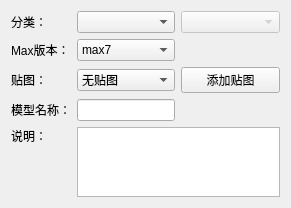
  <widget class="QWidget" name="gridLayoutWidget">
   <property name="geometry">
    <rect>
     <x>10</x>
     <y>30</y>
     <width>291</width>
     <height>201</height>
    </rect>
   </property>
   <layout class="QGridLayout" name="gridLayout">
    <item row="1" column="1">
     <widget class="QLabel" name="label_3">
      <property name="text">
       <string>分类：</string>
      </property>
     </widget>
    </item>
    <item row="1" column="2">
     <widget class="ModelTypeComboBox" name="comboBox_modelType">
      <property name="modelColumn">
       <number>0</number>
      </property>
     </widget>
    </item>
    <item row="2" column="1">
     <widget class="QLabel" name="label_4">
      <property name="text">
       <string>Max版本：</string>
      </property>
     </widget>
    </item>
    <item row="2" column="2">
     <widget class="QComboBox" name="comboBox_modelMaxVersion">
      <item>
       <property name="text">
        <string>max7</string>
       </property>
      </item>
      <item>
       <property name="text">
        <string>max9</string>
       </property>
      </item>
      <item>
       <property name="text">
        <string>max2009</string>
       </property>
      </item>
      <item>
       <property name="text">
        <string>max2010</string>
       </property>
      </item>
      <item>
       <property name="text">
        <string>max2011</string>
       </property>
      </item>
      <item>
       <property name="text">
        <string>max2012</string>
       </property>
      </item>
      <item>
       <property name="text">
        <string>max2013</string>
       </property>
      </item>
     </widget>
    </item>
    <item row="3" column="1">
     <widget class="QLabel" name="label_5">
      <property name="text">
       <string>贴图：</string>
      </property>
     </widget>
    </item>
    <item row="3" column="2">
     <widget class="QComboBox" name="comboBox_hasBitmap">
      <property name="accessibleName">
       <string/>
      </property>
      <item>
       <property name="text">
        <string>无贴图</string>
       </property>
      </item>
      <item>
       <property name="text">
        <string>有贴图</string>
       </property>
      </item>
     </widget>
    </item>
    <item row="4" column="1">
     <widget class="QLabel" name="label_6">
      <property name="text">
       <string>模型名称：</string>
      </property>
     </widget>
    </item>
    <item row="5" column="2" rowspan="5" colspan="2">
     <widget class="QTextEdit" name="textEdit_aboutModel"/>
    </item>
    <item row="3" column="3">
     <widget class="QPushButton" name="pushButton_addBitmap">
      <property name="text">
       <string>添加贴图</string>
      </property>
     </widget>
    </item>
    <item row="5" column="1">
     <widget class="QLabel" name="label_2">
      <property name="text">
       <string>说明：</string>
      </property>
     </widget>
    </item>
    <item row="1" column="3">
     <widget class="QComboBox" name="comboBox_subModeType">
      <property name="enabled">
       <bool>false</bool>
      </property>
     </widget>
    </item>
    <item row="4" column="2">
     <widget class="QLineEdit" name="lineEdit_modelName">
      <property name="enabled">
       <bool>true</bool>
      </property>
     </widget>
    </item>
    <item row="4" column="3">
     <widget class="QLineEdit" name="lineEdit">
      <property name="enabled">
       <bool>false</bool>
      </property>
      <property name="mouseTracking">
       <bool>false</bool>
      </property>
      <property name="acceptDrops">
       <bool>false</bool>
      </property>
      <property name="text">
       <string/>
      </property>
      <property name="frame">
       <bool>false</bool>
      </property>
     </widget>
    </item>
   </layout>
  </widget>
